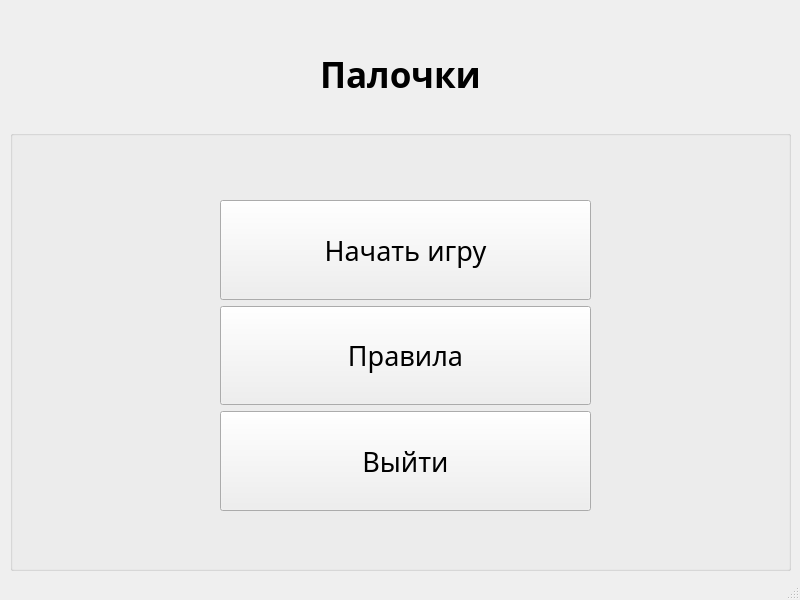
<?xml version="1.0" encoding="UTF-8"?>
<ui version="4.0">
 <class>StartWindow</class>
 <widget class="QMainWindow" name="StartWindow">
  <property name="geometry">
   <rect>
    <x>0</x>
    <y>0</y>
    <width>800</width>
    <height>600</height>
   </rect>
  </property>
  <property name="font">
   <font>
    <family>Montserrat</family>
    <pointsize>12</pointsize>
   </font>
  </property>
  <property name="windowTitle">
   <string>Палочки</string>
  </property>
  <property name="windowIcon">
   <iconset resource="resources.qrc">
    <normaloff>:/img/img/stick.png</normaloff>:/img/img/stick.png</iconset>
  </property>
  <property name="autoFillBackground">
   <bool>false</bool>
  </property>
  <property name="styleSheet">
   <string notr="true"/>
  </property>
  <widget class="QWidget" name="centralwidget">
   <widget class="QGroupBox" name="groupBox">
    <property name="geometry">
     <rect>
      <x>10</x>
      <y>130</y>
      <width>781</width>
      <height>441</height>
     </rect>
    </property>
    <property name="title">
     <string/>
    </property>
    <widget class="QWidget" name="verticalLayoutWidget">
     <property name="geometry">
      <rect>
       <x>210</x>
       <y>70</y>
       <width>371</width>
       <height>311</height>
      </rect>
     </property>
     <layout class="QVBoxLayout" name="verticalLayout">
      <item>
       <widget class="QPushButton" name="StartGame">
        <property name="sizePolicy">
         <sizepolicy hsizetype="Preferred" vsizetype="Preferred">
          <horstretch>0</horstretch>
          <verstretch>0</verstretch>
         </sizepolicy>
        </property>
        <property name="font">
         <font>
          <family>Montserrat</family>
          <pointsize>20</pointsize>
          <weight>50</weight>
          <italic>false</italic>
          <bold>false</bold>
         </font>
        </property>
        <property name="styleSheet">
         <string notr="true">color: black;
border-image: url(:/img/img/button_blue.png);
font: 20pt &quot;Montserrat&quot;;</string>
        </property>
        <property name="text">
         <string>Начать игру</string>
        </property>
       </widget>
      </item>
      <item>
       <widget class="QPushButton" name="Rules">
        <property name="sizePolicy">
         <sizepolicy hsizetype="Preferred" vsizetype="Preferred">
          <horstretch>0</horstretch>
          <verstretch>0</verstretch>
         </sizepolicy>
        </property>
        <property name="font">
         <font>
          <family>Montserrat</family>
          <pointsize>20</pointsize>
          <weight>50</weight>
          <italic>false</italic>
          <bold>false</bold>
         </font>
        </property>
        <property name="styleSheet">
         <string notr="true">color: black;
border-image: url(:/img/img/button_blue.png);
font: 20pt &quot;Montserrat&quot;;</string>
        </property>
        <property name="text">
         <string>Правила</string>
        </property>
       </widget>
      </item>
      <item>
       <widget class="QPushButton" name="Exit">
        <property name="sizePolicy">
         <sizepolicy hsizetype="Preferred" vsizetype="Preferred">
          <horstretch>0</horstretch>
          <verstretch>0</verstretch>
         </sizepolicy>
        </property>
        <property name="font">
         <font>
          <family>Montserrat</family>
          <pointsize>20</pointsize>
          <weight>50</weight>
          <italic>false</italic>
          <bold>false</bold>
         </font>
        </property>
        <property name="styleSheet">
         <string notr="true">color: black;
border-image: url(:/img/img/button_blue.png);
font: 20pt &quot;Montserrat&quot;;</string>
        </property>
        <property name="text">
         <string>Выйти</string>
        </property>
       </widget>
      </item>
     </layout>
    </widget>
   </widget>
   <widget class="QLabel" name="img2">
    <property name="geometry">
     <rect>
      <x>570</x>
      <y>10</y>
      <width>121</width>
      <height>121</height>
     </rect>
    </property>
    <property name="text">
     <string/>
    </property>
    <property name="pixmap">
     <pixmap>stick.png</pixmap>
    </property>
    <property name="scaledContents">
     <bool>true</bool>
    </property>
    <property name="wordWrap">
     <bool>false</bool>
    </property>
    <property name="openExternalLinks">
     <bool>false</bool>
    </property>
   </widget>
   <widget class="QLabel" name="img1">
    <property name="geometry">
     <rect>
      <x>90</x>
      <y>10</y>
      <width>121</width>
      <height>121</height>
     </rect>
    </property>
    <property name="text">
     <string/>
    </property>
    <property name="pixmap">
     <pixmap>stick.png</pixmap>
    </property>
    <property name="scaledContents">
     <bool>true</bool>
    </property>
   </widget>
   <widget class="QLabel" name="label">
    <property name="geometry">
     <rect>
      <x>320</x>
      <y>50</y>
      <width>161</width>
      <height>48</height>
     </rect>
    </property>
    <property name="font">
     <font>
      <family>Montserrat</family>
      <pointsize>26</pointsize>
      <weight>10</weight>
      <italic>false</italic>
      <bold>false</bold>
     </font>
    </property>
    <property name="styleSheet">
     <string notr="true">color: black;
font: 87 26pt &quot;Montserrat&quot;;</string>
    </property>
    <property name="text">
     <string>&lt;html&gt;&lt;head/&gt;&lt;body&gt;&lt;p&gt;&lt;span style=&quot; font-size:26pt; font-weight:600;&quot;&gt;Палочки&lt;/span&gt;&lt;/p&gt;&lt;/body&gt;&lt;/html&gt;</string>
    </property>
   </widget>
   <zorder>label</zorder>
   <zorder>img2</zorder>
   <zorder>groupBox</zorder>
   <zorder>img1</zorder>
  </widget>
  <widget class="QStatusBar" name="statusbar">
   <property name="sizePolicy">
    <sizepolicy hsizetype="Preferred" vsizetype="Preferred">
     <horstretch>0</horstretch>
     <verstretch>0</verstretch>
    </sizepolicy>
   </property>
  </widget>
 </widget>
 <resources>
  <include location="resources.qrc"/>
 </resources>
 <connections/>
</ui>
